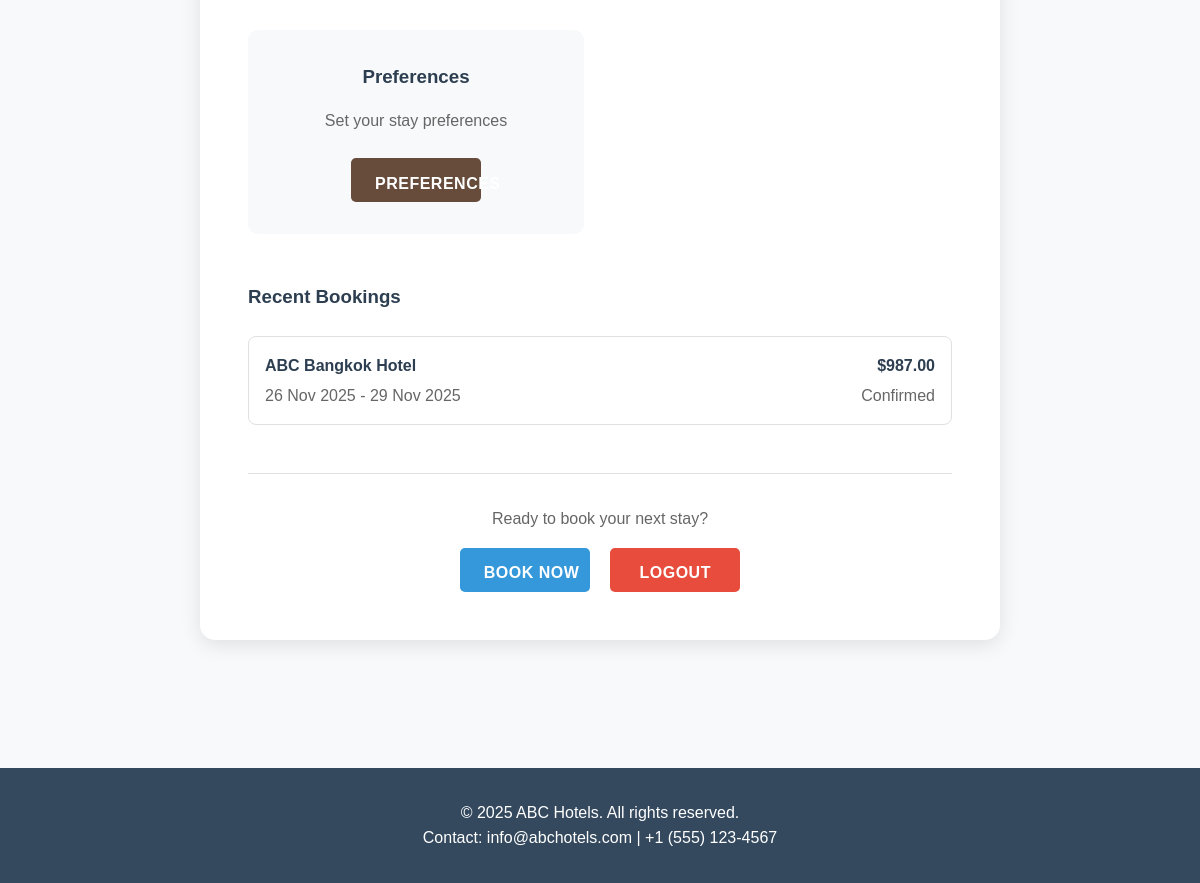
Before: /dashboard/ (signed in, lower part) with the older database file.
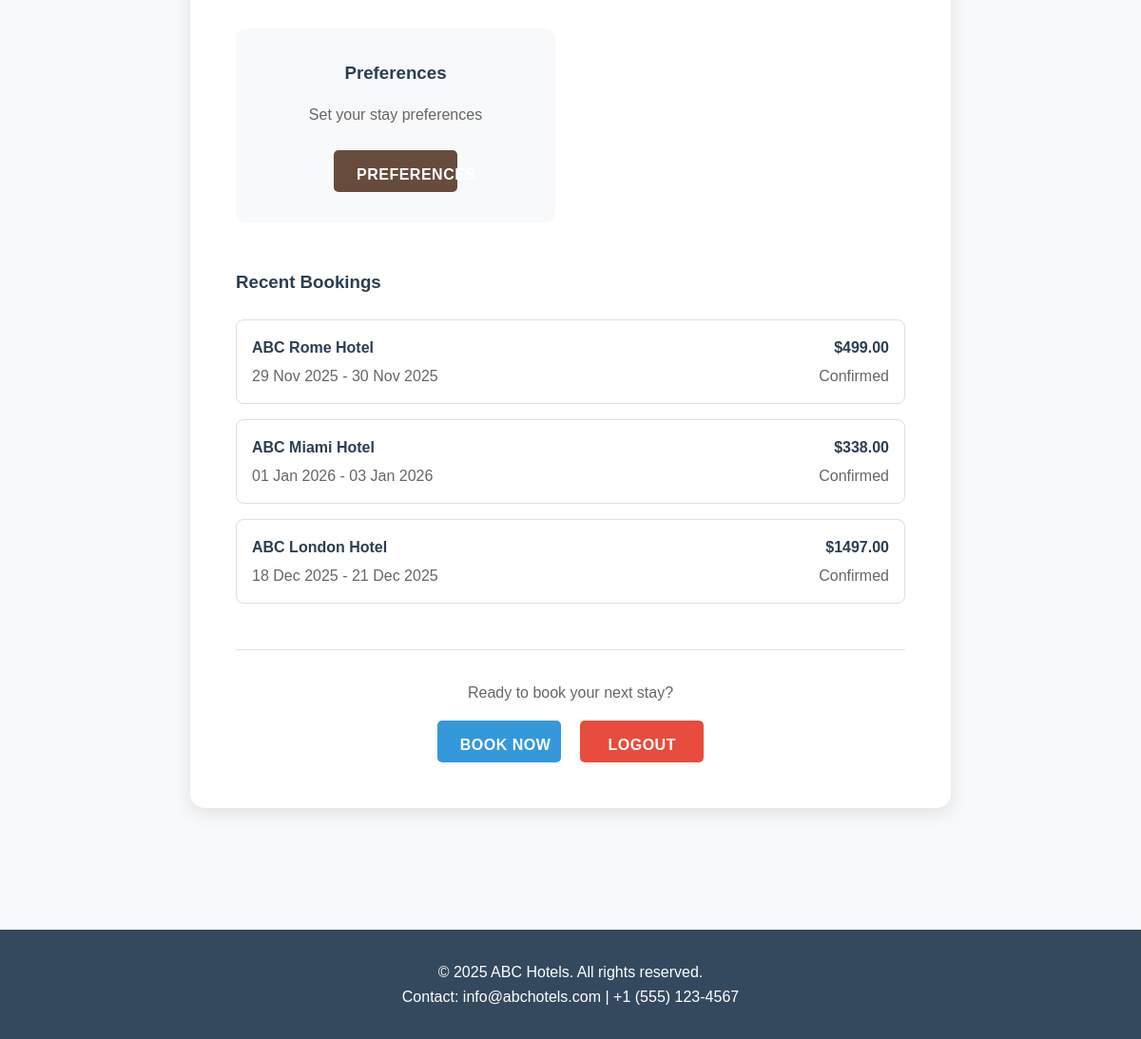
After: the same page with the newer database file.
### hotel/models.py (models this page shows, shortened)
class Booking(models.Model):
    STATUS_CHOICES = [
        ('confirmed', 'Confirmed'),
        ('checked_in', 'Checked In'),
        ('checked_out', 'Checked Out'),
        ('cancelled', 'Cancelled'),
    ]
    guest_name = models.CharField(max_length=100)
    guest_email = models.EmailField()
    guest_phone = models.CharField(max_length=20)
    room = models.ForeignKey(Room, on_delete=models.CASCADE,
    related_name='bookings')
    check_in = models.DateField()
    check_out = models.DateField()
    total_guests = models.PositiveIntegerField(default=1)
    status = models.CharField(max_length=20, choices=STATUS_CHOICES,
    default='confirmed')
    created_at = models.DateTimeField(auto_now_add=True)
    updated_at = models.DateTimeField(auto_now=True)
    @property
    def total_price(self):
        if self.check_in and self.check_out and self.room:
            nights = (self.check_out - self.check_in).days
            return nights * self.room.room_type.price_per_night
        return 0
    class Meta:
        ordering = ['-created_at']

class Room(models.Model):
    city = models.ForeignKey(City, on_delete=models.CASCADE, related_name='rooms')
    room_type = models.ForeignKey(RoomType, on_delete=models.CASCADE)
    is_available = models.BooleanField(default=True)
    image = models.ImageField(upload_to='images/room_specific/', blank=True,
    null=True, verbose_name='Room Specific Image')

class City(models.Model):
    name = models.CharField(max_length=100)
    description = models.TextField()
    image = models.ImageField(upload_to='images/city/', null=True, blank=True)
    is_active = models.BooleanField(default=True)
    class Meta:
        verbose_name = 'City'
        verbose_name_plural = 'Cities'

class RoomType(models.Model):
    name = models.CharField(max_length=100, unique=True)
    description = models.TextField()
    price_per_night = models.DecimalField(max_digits=8, decimal_places=2)
    capacity = models.PositiveIntegerField()
    image = models.ImageField(upload_to='images/room/', null=True, blank=True)
    class Meta:
        ordering = ['name']

### hotel/views.py (the view)
# urls.py: path('dashboard/', views.dashboard, name='dashboard'),
@login_required
def dashboard(request):
    if request.user.is_authenticated:
        bookings = Booking.objects.filter(guest_email=request.user.email)
    else:
        bookings = []
    context = {
        'bookings': bookings,
    }
    return render(request, 'dashboard.html', context)

### templates/dashboard.html (shortened to what this page needs)
{% extends 'base.html' %}
{% block content %}
<section style="padding: 4rem 0;">
    <div class="container">
        <div style="max-width: 800px; margin: 0 auto;">
            <div style="background: white; padding: 3rem; border-radius: 15px; box-shadow: 0 5px 20px rgba(0,0,0,0.1);">
                <div style="display: grid; grid-template-columns: repeat(auto-fit, minmax(250px, 1fr)); gap: 2rem; margin-bottom: 3rem;">
                    <div style="background: #f8f9fa; padding: 2rem; border-radius: 10px; text-align: center;">
                        <h3 style="color: #2c3e50; margin-bottom: 1rem;">Preferences</h3>
                        <p style="color: #666; margin-bottom: 1.5rem;">Set your stay preferences</p>
                        <a href="#" class="btn btn-primary">Preferences</a>
                    </div>
                </div>
                {% if bookings %}
                <div style="margin-bottom: 3rem;">
                    <h3 style="color: #2c3e50; margin-bottom: 1.5rem;">Recent Bookings</h3>
                    <div style="display: grid; gap: 1rem;">
                        {% for booking in bookings|slice:":3" %}
                        <div style="border: 1px solid #e0e0e0; padding: 1rem; border-radius: 8px;">
                            <div style="display: flex; justify-content: space-between; align-items: center;">
                                <div>
                                    <p style="margin: 0; color: #2c3e50; font-weight: bold;">ABC {{ booking.room.city.name }} Hotel</p>
                                    <p style="margin: 0.25rem 0 0 0; color: #666;">{{ booking.check_in|date:"d M Y" }} - {{ booking.check_out|date:"d M Y" }}</p>
                                </div>
                                <div style="text-align: right;">
                                    <p style="margin: 0; font-weight: bold; color: #2c3e50;">${{ booking.total_price }}</p>
                                    <p style="margin: 0.25rem 0 0 0; color: #666; text-transform: capitalize;">{{ booking.status }}</p>
                                </div>
                            </div>
                        </div>
                        {% endfor %}
                    </div>
                </div>
                {% endif %}
                <div style="text-align: center; padding-top: 2rem; border-top: 1px solid #e0e0e0;">
                    <p style="color: #666; margin-bottom: 1rem;">Ready to book your next stay?</p>
                    <a href="{% url 'room_list' %}" class="btn" style="background: #3498db; margin-right: 1rem;">Book Now</a>
                    <a href="{% url 'logout' %}" class="btn" style="background: #e74c3c;">Logout</a>
                </div>
            </div>
        </div>
    </div>
</section>
{% endblock %}

Changed rows visible on the page:
no longer on this page (row unchanged): Booking: room.city.name "Bangkok", check_in "26 Nov 2025", check_out "29 Nov 2025", total_price "987.00", status "Confirmed"
added Booking: room.city.name "Rome", check_in "29 Nov 2025", check_out "30 Nov 2025", total_price "499.00", status "Confirmed"
added Booking: room.city.name "Miami", check_in "01 Jan 2026", check_out "03 Jan 2026", total_price "338.00", status "Confirmed"
added Booking: room.city.name "London", check_in "18 Dec 2025", check_out "21 Dec 2025", total_price "1497.00", status "Confirmed"
